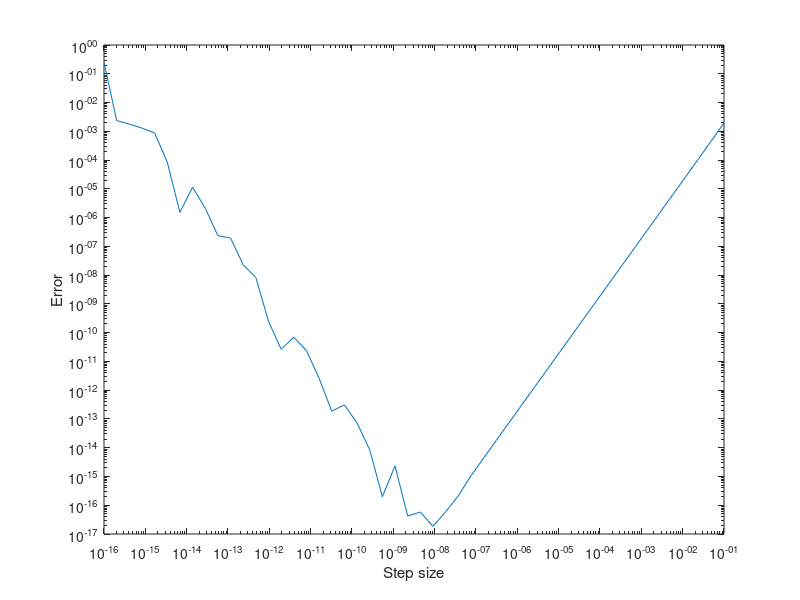

Write the MATLAB code that produced this figure.

%1
x = double(pi/3);
func1 = @sin;
func2 = @cos;
h = logspace(-1, -16);
approximate_drv = ((func1(x+h) - func1(x))./h);
disp(approximate_drv)
err = (func2(x) - approximate_drv).^2;
fprintf('%.4f\n', err);
fprintf('%.4f\n',approximate_drv);

loglog(h, err);
xlabel('Step size');
ylabel('Error');

%(b)
%The best step size is 10^-1 for finite difference.

%(c)
%When transitioning from 10^-1 to 10^-8, the error seems to decrease. But 
% as we move from 10^-8 to 10^-16, the error increases. 
%This happens because as the precision increases the error decreases.
%But after a certain point the (h) difference is not significant enough to
%make any difference using finite precision.
